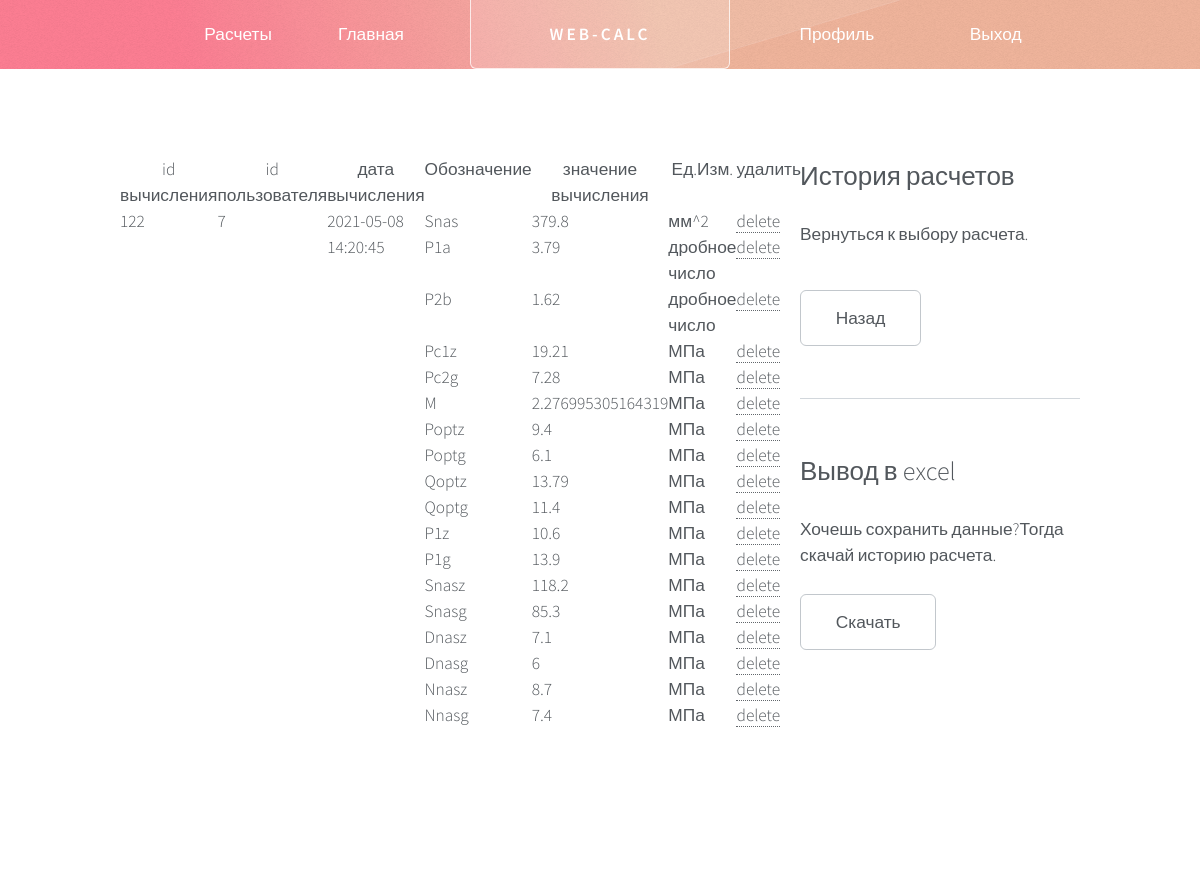
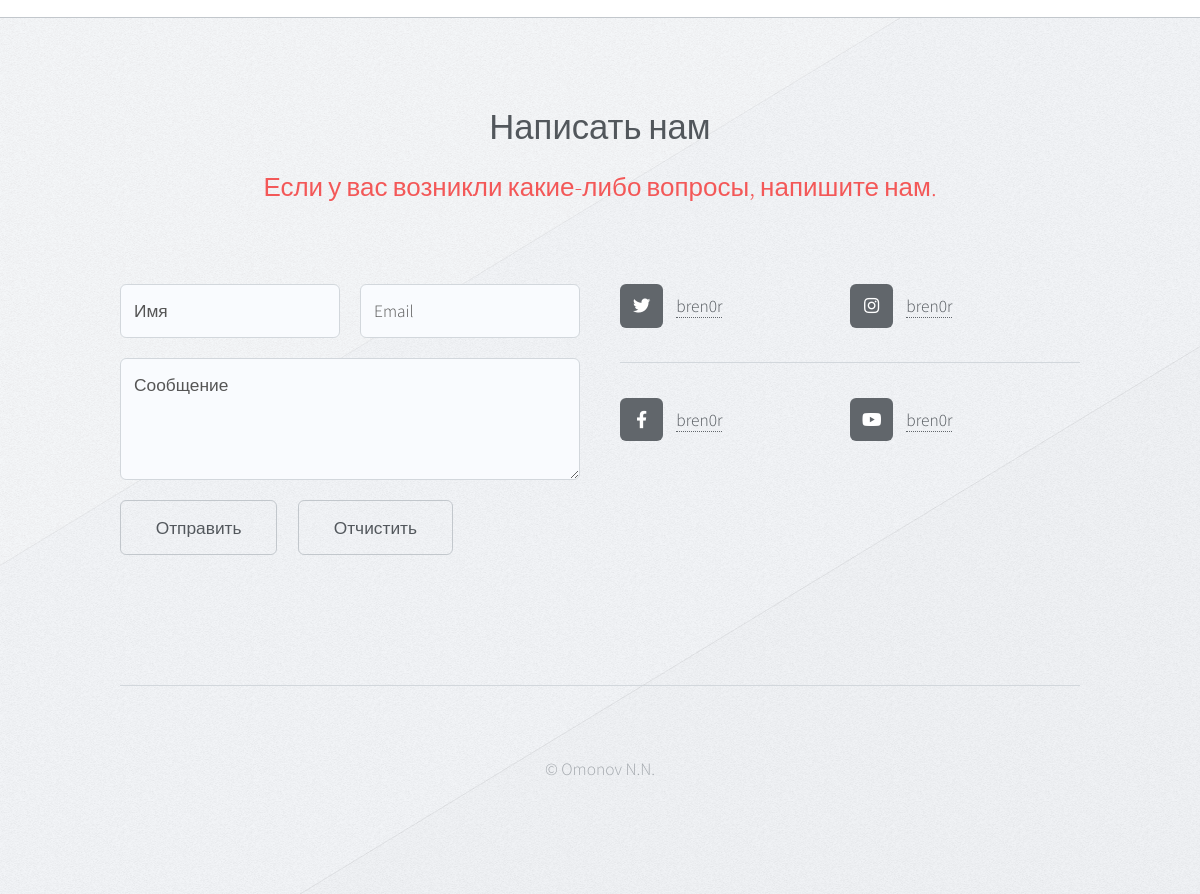
Screenshot of /history1.php with the database file from the repository (2 pictures, top to bottom).
### tables this page shows
CREATE TABLE `output` (
  `calc_id` int(11) NOT NULL,
  `user_id` int(11) NOT NULL,
  `date` datetime NOT NULL,
  `output_name` varchar(255) NOT NULL,
  `data_type` varchar(255) NOT NULL,
  `discription` varchar(255) NOT NULL,
  `unit` varchar(255) NOT NULL,
  `value` double NOT NULL
);

### history1.php (the view, shortened to what this page needs)
<!DOCTYPE HTML>
<html>
	<head>
		<link rel="stylesheet" href="assets/css/main.css" />
	</head>
	<body class="right-sidebar is-preload">
		<div id="page-wrapper">
				<div id="header-wrapper">
					<div id="header" class="container">
							<h1 id="logo"><a href="index.html">Web-Calc</a></h1>
							<nav id="nav">
								<ul>
									<li>
										<a href="#">Расчеты</a>
									</li>
									<li><a href="main.php">Главная</a></li>
									<li class="break"><a href="profile.php">Профиль</a></li>
									<li><a href="vendor/logout.php">Выход</a></li>
								</ul>
							</nav>
					</div>
				</div>
				<div class="wrapper">
					<div class="container" id="main">
						<div class="row gtr-150">
							<div class="col-8 col-12-narrower">
									<article id="content">
										<header>
											<?php
				$az = 1;
					function showCalcTable($connect)
					{
						$result = mysqli_query($connect, "SELECT `calc_id`, `user_id`, `date`,`output_name`, `value`, `unit` FROM `output`") or die(mysqli_error($connect));
						for ($data = []; $row = mysqli_fetch_assoc($result); $data[] = $row);
						print '<table class="tblca" border=1 cellspacing=0>
										<tr class="trinfo">
											<th>id вычисления </th>
											<th>id пользователя</th>
											<th>дата вычисления</th>
											<th>Обозначение</th>
											<th>значение вычисления</th>
											<th>Ед.Изм.</th>
											<th>удалить</th>
										</tr>';
						foreach ($data as $page)
						{
							print "<tr>";
							if ($az < 2){
								print "<td rowspan =99>{$page['calc_id']}</td>
								<td rowspan = '99'>{$page['user_id']}</td>
								<td rowspan = '99'>{$page['date']}</td>";
								$az = 3;}
										print "
										<td>{$page['output_name']}</td>
										<td>{$page['value']}</td>
										<td>{$page['unit']}</td>
										<td><a href=\"?delete={$page['calc_id']}\">delete</a></td>
									</tr>";
						}
						print '</table>';
					}
					showCalcTable($connect);
				?>
										</header>
									</article>
							</div>
							<div class="col-4 col-12-narrower">
									<section id="sidebar">
										<section>
											<header>
												<h3>История расчетов</h3>
											</header>
											<p>Вернуться к выбору расчета.</p>
											<ul class="actions">
												<li><a href="history.php" class="button">Назад</a></li>
											</ul>
										</section>
										<section>
											<header>
												<h3>Вывод в excel</h3>
											</header>
											<p>Хочешь сохранить данные?Тогда скачай историю расчета.</p>
											<form method="post" action="export1.php">
            								<input type="submit" name="export" class="btn" value="Скачать" />
											</form>
											</section>
									</section>
							</div>
						</div>
					</div>
				</div>
				<div id="footer-wrapper">
					<div id="footer" class="container">
						<header class="major">
							<h2>Написать нам</h2>
							<p>Если у вас возникли какие-либо вопросы, напишите нам.</p>
						</header>
						<div class="row">
							<section class="col-6 col-12-narrower">
								<form method="post" action="#">
									<div class="row gtr-50">
										<div class="col-6 col-12-mobile">
											<input name="name" placeholder="Имя" type="text" />
										</div>
										<div class="col-6 col-12-mobile">
											<input name="email" placeholder="Email" type="text" />
										</div>
										<div class="col-12">
											<textarea name="message" placeholder="Сообщение"></textarea>
										</div>
										<div class="col-12">
											<ul class="actions">
												<li><input type="submit" value="Отправить" /></li>
												<li><input type="reset" value="Отчистить" /></li>
											</ul>
										</div>
									</div>
								</form>
							</section>
							<section class="col-6 col-12-narrower">
								<div class="row gtr-0">
									<ul class="divided icons col-6 col-12-mobile">
										<li class="icon brands fa-twitter"><a href="#"><span class="extra">twitter.com/</span>bren0r</a></li>
										<li class="icon brands fa-facebook-f"><a href="#"><span class="extra">facebook.com/</span>bren0r</a></li>
									</ul>
									<ul class="divided icons col-6 col-12-mobile">
										<li class="icon brands fa-instagram"><a href="#"><span class="extra">instagram.com/</span>bren0r</a></li>
										<li class="icon brands fa-youtube"><a href="#"><span class="extra">youtube.com/</span>bren0r</a></li>
									</ul>
								</div>
							</section>
						</div>
					</div>
					<div id="copyright" class="container">
						<ul class="menu">
							<li>&copy; Omonov N.N.</li>
						</ul>
					</div>
				</div>
		</div>
	</body>
</html>

### rows the page displays
output: calc "122", user "7", date "2021-05-08 14:20:45", output_name "Snas", value "379.8", unit "мм^2"
output: output_name "P1a", value "3.79", unit "дробное число"
output: output_name "P2b", value "1.62", unit "дробное число"
output: output_name "Pc1z", value "19.21", unit "МПа"
output: output_name "Pc2g", value "7.28", unit "МПа"
output: output_name "M", value "2.276995305164319", unit "МПа"
output: output_name "Poptz", value "9.4", unit "МПа"
output: output_name "Poptg", value "6.1", unit "МПа"
output: output_name "Qoptz", value "13.79", unit "МПа"
output: output_name "Qoptg", value "11.4", unit "МПа"
output: output_name "P1z", value "10.6", unit "МПа"
output: output_name "P1g", value "13.9", unit "МПа"
output: output_name "Snasz", value "118.2", unit "МПа"
output: output_name "Snasg", value "85.3", unit "МПа"
output: output_name "Dnasz", value "7.1", unit "МПа"
output: output_name "Dnasg", value "6", unit "МПа"
output: output_name "Nnasz", value "8.7", unit "МПа"
output: output_name "Nnasg", value "7.4", unit "МПа"
